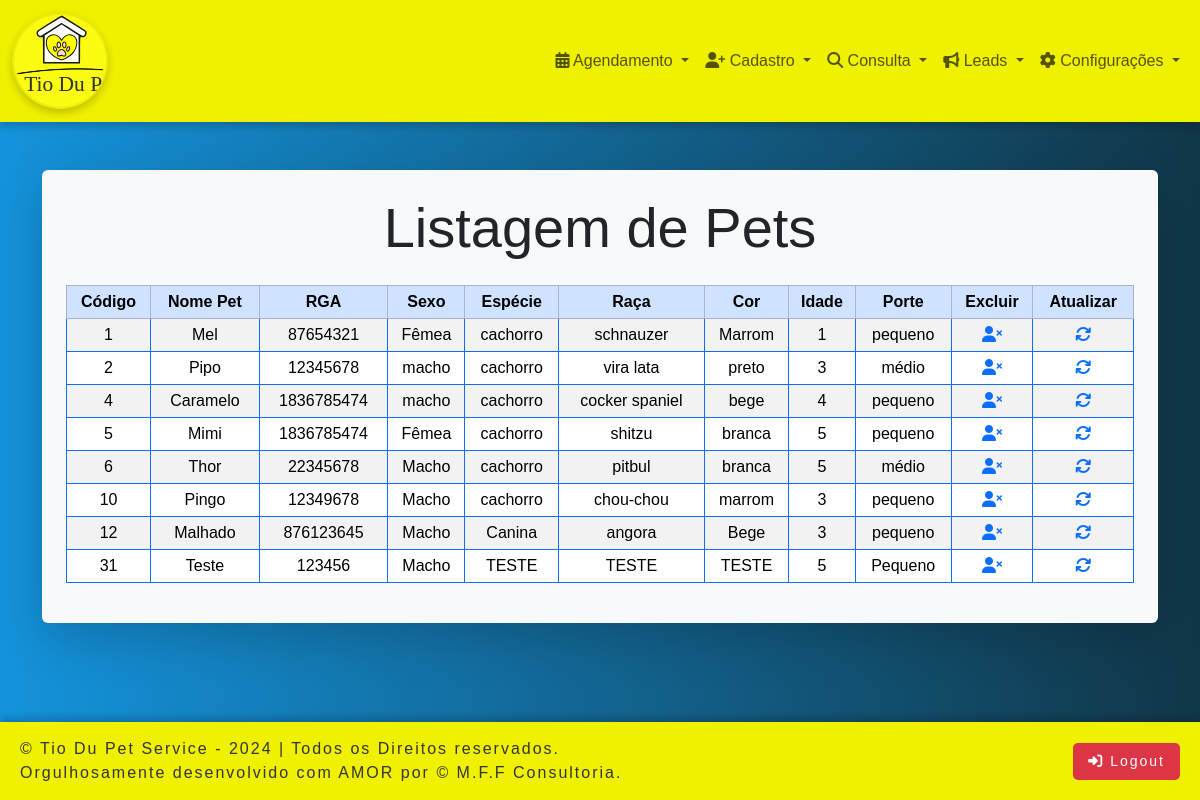
Page /office/pet_listar.php (signed in) on the committed database.
### tables this page shows
CREATE TABLE `pet` (
  `id` int(11) NOT NULL,
  `cliente_id` int(11) NOT NULL,
  `veterinario_id` int(11) NOT NULL,
  `foto_pet` varchar(255) DEFAULT NULL,
  `nome` varchar(50) NOT NULL,
  `sexo` varchar(50) NOT NULL,
  `especie` varchar(30) NOT NULL,
  `raca` varchar(50) DEFAULT NULL,
  `cor` varchar(50) DEFAULT NULL,
  `idade` int(11) DEFAULT NULL,
  `porte` varchar(20) DEFAULT NULL,
  `rga` varchar(50) DEFAULT NULL
);

### office/pet_listar.php (the view, shortened to what this page needs)
<?php
include 'office_header.php';
?>
<head>
    </head>
    <body>
    <?php
include 'conexaoAction.php';
echo '
<section>
    <div class="container mt-5">
        <div class="form-container shadow-lg p-4 rounded">
            <h1 class="text-center mb-4 display-4">Listagem de Pets</h1>
            <table class="table table-sm table-striped table-hover table-bordered border-primary rounded">
                <thead class="table-primary text-center">
                    <tr>
                        <th>Código</th>
                        <th>Nome Pet</th>
                        <th>RGA</th>
                        <th>Sexo</th>
                        <th>Espécie</th>
                        <th>Raça</th>
                        <th>Cor</th>
                        <th>Idade</th>
                        <th>Porte</th>
                        <th>Excluir</th>
                        <th>Atualizar</th>
                    </tr>
                </thead>
                <tbody class="text-center">
     ';
$sql = "SELECT * FROM pet";
$resultado = $conexao->query($sql);
if ($resultado != null) {
    foreach ($resultado as $linha) {
        echo '<tr>';
        echo '<td>' . $linha['id'] . '</td>';
        echo '<td>' . $linha['nome'] . '</td>';
        echo '<td>' . $linha['rga'] . '</td>';
        echo '<td>' . $linha['sexo'] . '</td>';
        echo '<td>' . $linha['especie'] . '</td>';
        echo '<td>' . $linha['raca'] . '</td>';
        echo '<td>' . $linha['cor'] . '</td>';
        echo '<td>' . $linha['idade'] . '</td>';
        echo '<td>' . $linha['porte'] . '</td>';
        echo '<td>
                <a href="pet_excluir.php?id=' . $linha['id'] . '&nome=' . $linha['nome'] . '&rga=' . $linha['rga'] . '&sexo=' . $linha['sexo'] . '&especie=' . $linha['especie'] . '&raca=' . $linha['raca'] . '&cor=' . $linha['cor'] . '&idade=' . $linha['idade'] . '&porte=' . $linha['porte'] . '">
                    <i class="fa fa-user-times"></i>
                </a>
              </td>';
        echo '<td>
                <a href="pet_atualizar.php?id=' . $linha['id'] . '&nome=' . $linha['nome'] . '&rga=' . $linha['rga'] . '&sexo=' . $linha['sexo'] . '&especie=' . $linha['especie'] . '&raca=' . $linha['raca'] . '&cor=' . $linha['cor'] . '&idade=' . $linha['idade'] . '&porte=' . $linha['porte'] . '">
                    <i class="fa fa-refresh"></i>
                </a>
              </td>';
        echo '</tr>';
    }
}
echo '          </tbody>
            </table>
        </div>
    </div>
</section>';
?>
    </body>
    <div style="height: 6vh;"></div>
    <?php
include 'footer.php';
?>
    </html>

### office/office_style.css (style rules this page uses)
.form-container { width: 100%; background-color: #f8f9fa; padding: 30px; border-radius: 10px; box-shadow: 0px 4px 12px rgba(0, 0, 0, 0.1); }

### office/office_header.php (style rules this page uses)
body { background: linear-gradient(to right, rgb(20, 147, 220), rgb(17, 54, 71)); margin: 0; font-family: sans-serif; font-size: 1rem; }

### office/footer.php (style rules this page uses)
body, html { height: 100%; display: flex; flex-direction: column; margin: 0; }

### rows in the picture
pet: id "1", nome "Mel", rga "87654321", sexo "Fêmea", especie "cachorro", raca "schnauzer", cor "Marrom", idade "1", porte "pequeno"
pet: id "2", nome "Pipo", rga "12345678", sexo "macho", especie "cachorro", raca "vira lata", cor "preto", idade "3", porte "médio"
pet: id "4", nome "Caramelo", rga "1836785474", sexo "macho", especie "cachorro", raca "cocker spaniel", cor "bege", idade "4", porte "pequeno"
pet: id "5", nome "Mimi", rga "1836785474", sexo "Fêmea", especie "cachorro", raca "shitzu", cor "branca", idade "5", porte "pequeno"
pet: id "6", nome "Thor", rga "22345678", sexo "Macho", especie "cachorro", raca "pitbul", cor "branca", idade "5", porte "médio"
pet: id "10", nome "Pingo", rga "12349678", sexo "Macho", especie "cachorro", raca "chou-chou", cor "marrom", idade "3", porte "pequeno"
pet: id "12", nome "Malhado", rga "876123645", sexo "Macho", especie "Canina", raca "angora", cor "Bege", idade "3", porte "pequeno"
pet: id "31", nome "Teste", rga "123456", sexo "Macho", especie "TESTE", raca "TESTE", cor "TESTE", idade "5", porte "Pequeno"
